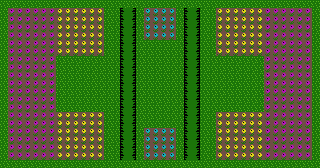

Below is a game level as drawn by its tile map, then a one-line description and the .tmx file that defines it, in full:
An orthogonal 40x21 tile map with 8x8 px tiles, 1 tile layer (Visual).

<map version="1.5" tiledversion="1.6.0" orientation="orthogonal" renderorder="right-down" width="40" height="21" tilewidth="8" tileheight="8" infinite="0" nextlayerid="2" nextobjectid="1">
 <editorsettings>
  <export target="../Assets/Resources/garden1.json" format="json" />
 </editorsettings>
 <tileset firstgid="1" source="blocks.tsx" />
 <layer id="1" name="Visual" width="40" height="21">
  <data encoding="csv">
1,1,1,1,1,1,1,1,1,1,1,1,1,1,1,1,1,1,1,1,1,1,1,1,1,1,1,1,1,1,1,1,1,1,1,1,1,1,1,1,
1,6,6,6,6,6,6,3,3,3,3,3,3,1,1,4,5,1,7,7,7,7,1,4,5,1,1,3,3,3,3,3,3,6,6,6,6,6,6,1,
1,6,6,6,6,6,6,3,3,3,3,3,3,1,1,4,5,1,7,7,7,7,1,4,5,1,1,3,3,3,3,3,3,6,6,6,6,6,6,1,
1,6,6,6,6,6,6,3,3,3,3,3,3,1,1,4,5,1,7,7,7,7,1,4,5,1,1,3,3,3,3,3,3,6,6,6,6,6,6,1,
1,6,6,6,6,6,6,3,3,3,3,3,3,1,1,4,5,1,7,7,7,7,1,4,5,1,1,3,3,3,3,3,3,6,6,6,6,6,6,1,
1,6,6,6,6,6,6,3,3,3,3,3,3,1,1,4,5,1,1,1,1,1,1,4,5,1,1,3,3,3,3,3,3,6,6,6,6,6,6,1,
1,6,6,6,6,6,6,3,3,3,3,3,3,1,1,4,5,1,1,1,1,1,1,4,5,1,1,3,3,3,3,3,3,6,6,6,6,6,6,1,
1,6,6,6,6,6,6,1,1,1,1,1,1,1,1,4,5,1,1,1,1,1,1,4,5,1,1,1,1,1,1,1,1,6,6,6,6,6,6,1,
1,6,6,6,6,6,6,1,1,1,1,1,1,1,1,4,5,1,1,1,1,1,1,4,5,1,1,1,1,1,1,1,1,6,6,6,6,6,6,1,
1,6,6,6,6,6,6,1,1,1,1,1,1,1,1,4,5,1,1,1,1,1,1,4,5,1,1,1,1,1,1,1,1,6,6,6,6,6,6,1,
1,6,6,6,6,6,6,1,1,1,1,1,1,1,1,4,5,1,1,1,1,1,1,4,5,1,1,1,1,1,1,1,1,6,6,6,6,6,6,1,
1,6,6,6,6,6,6,1,1,1,1,1,1,1,1,4,5,1,1,1,1,1,1,4,5,1,1,1,1,1,1,1,1,6,6,6,6,6,6,1,
1,6,6,6,6,6,6,1,1,1,1,1,1,1,1,4,5,1,1,1,1,1,1,4,5,1,1,1,1,1,1,1,1,6,6,6,6,6,6,1,
1,6,6,6,6,6,6,1,1,1,1,1,1,1,1,4,5,1,1,1,1,1,1,4,5,1,1,1,1,1,1,1,1,6,6,6,6,6,6,1,
1,6,6,6,6,6,6,3,3,3,3,3,3,1,1,4,5,1,1,1,1,1,1,4,5,1,1,3,3,3,3,3,3,6,6,6,6,6,6,1,
1,6,6,6,6,6,6,3,3,3,3,3,3,1,1,4,5,1,1,1,1,1,1,4,5,1,1,3,3,3,3,3,3,6,6,6,6,6,6,1,
1,6,6,6,6,6,6,3,3,3,3,3,3,1,1,4,5,1,7,7,7,7,1,4,5,1,1,3,3,3,3,3,3,6,6,6,6,6,6,1,
1,6,6,6,6,6,6,3,3,3,3,3,3,1,1,4,5,1,7,7,7,7,1,4,5,1,1,3,3,3,3,3,3,6,6,6,6,6,6,1,
1,6,6,6,6,6,6,3,3,3,3,3,3,1,1,4,5,1,7,7,7,7,1,4,5,1,1,3,3,3,3,3,3,6,6,6,6,6,6,1,
1,6,6,6,6,6,6,3,3,3,3,3,3,1,1,4,5,1,7,7,7,7,1,4,5,1,1,3,3,3,3,3,3,6,6,6,6,6,6,1,
1,1,1,1,1,1,1,1,1,1,1,1,1,1,1,1,1,1,1,1,1,1,1,1,1,1,1,1,1,1,1,1,1,1,1,1,1,1,1,1
</data>
 </layer>
</map>
